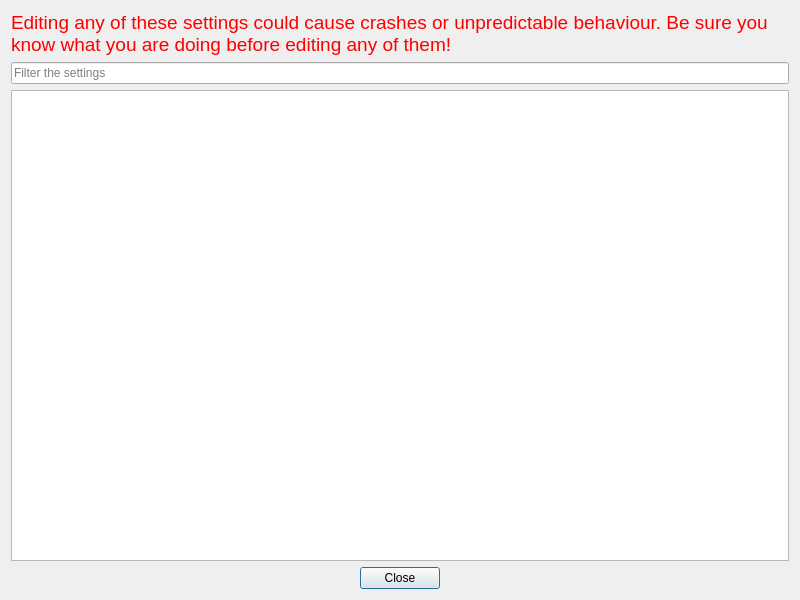
<?xml version="1.0" encoding="UTF-8"?>
<ui version="4.0">
 <class>ConfigEditor</class>
 <widget class="QDialog" name="ConfigEditor">
  <property name="windowModality">
   <enum>Qt::ApplicationModal</enum>
  </property>
  <property name="geometry">
   <rect>
    <x>0</x>
    <y>0</y>
    <width>800</width>
    <height>600</height>
   </rect>
  </property>
  <property name="windowTitle">
   <string>Advanced Config Editor</string>
  </property>
  <layout class="QVBoxLayout" name="verticalLayout">
   <item>
    <widget class="QLabel" name="warning">
     <property name="palette">
      <palette>
       <active>
        <colorrole role="WindowText">
         <brush brushstyle="SolidPattern">
          <color alpha="255">
           <red>255</red>
           <green>0</green>
           <blue>0</blue>
          </color>
         </brush>
        </colorrole>
       </active>
       <inactive>
        <colorrole role="WindowText">
         <brush brushstyle="SolidPattern">
          <color alpha="255">
           <red>255</red>
           <green>0</green>
           <blue>0</blue>
          </color>
         </brush>
        </colorrole>
       </inactive>
       <disabled>
        <colorrole role="WindowText">
         <brush brushstyle="SolidPattern">
          <color alpha="255">
           <red>106</red>
           <green>104</green>
           <blue>100</blue>
          </color>
         </brush>
        </colorrole>
       </disabled>
      </palette>
     </property>
     <property name="font">
      <font>
       <pointsize>14</pointsize>
      </font>
     </property>
     <property name="text">
      <string>Editing any of these settings could cause crashes or unpredictable behaviour. Be sure you know what you are doing before editing any of them!</string>
     </property>
     <property name="wordWrap">
      <bool>true</bool>
     </property>
    </widget>
   </item>
   <item>
    <widget class="QLineEdit" name="filter">
     <property name="placeholderText">
      <string>Filter the settings</string>
     </property>
    </widget>
   </item>
   <item>
    <widget class="RDTreeView" name="settings"/>
   </item>
   <item>
    <widget class="QDialogButtonBox" name="buttons">
     <property name="standardButtons">
      <set>QDialogButtonBox::Close</set>
     </property>
     <property name="centerButtons">
      <bool>true</bool>
     </property>
    </widget>
   </item>
  </layout>
 </widget>
 <customwidgets>
  <customwidget>
   <class>RDTreeView</class>
   <extends>QTreeView</extends>
   <header>Widgets/Extended/RDTreeView.h</header>
  </customwidget>
 </customwidgets>
 <resources/>
 <connections>
  <connection>
   <sender>buttons</sender>
   <signal>accepted()</signal>
   <receiver>ConfigEditor</receiver>
   <slot>accept()</slot>
   <hints>
    <hint type="sourcelabel">
     <x>225</x>
     <y>379</y>
    </hint>
    <hint type="destinationlabel">
     <x>225</x>
     <y>200</y>
    </hint>
   </hints>
  </connection>
  <connection>
   <sender>buttons</sender>
   <signal>rejected()</signal>
   <receiver>ConfigEditor</receiver>
   <slot>reject()</slot>
   <hints>
    <hint type="sourcelabel">
     <x>225</x>
     <y>379</y>
    </hint>
    <hint type="destinationlabel">
     <x>225</x>
     <y>200</y>
    </hint>
   </hints>
  </connection>
 </connections>
</ui>
